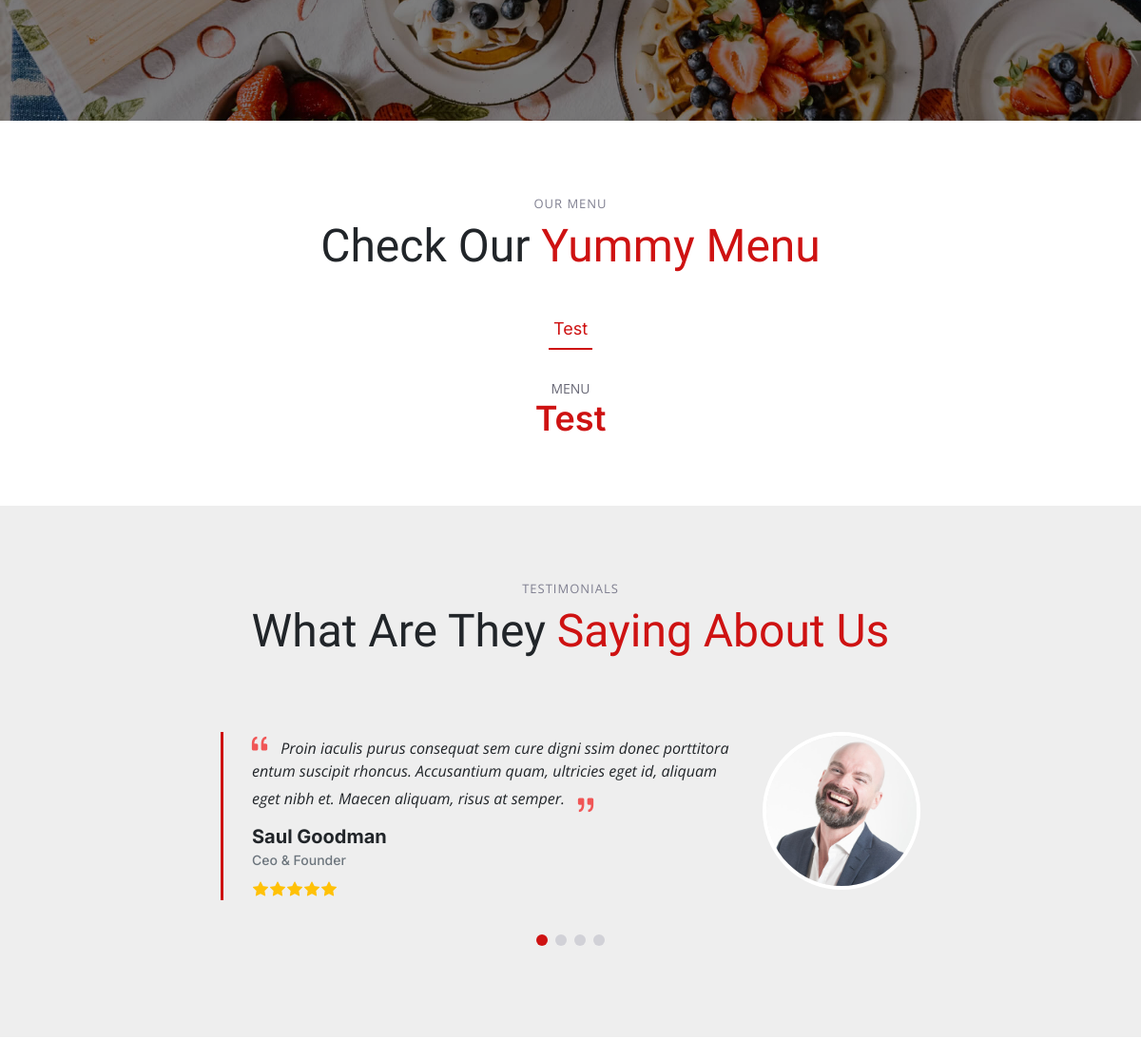
Before: / (middle part) with the older database file.
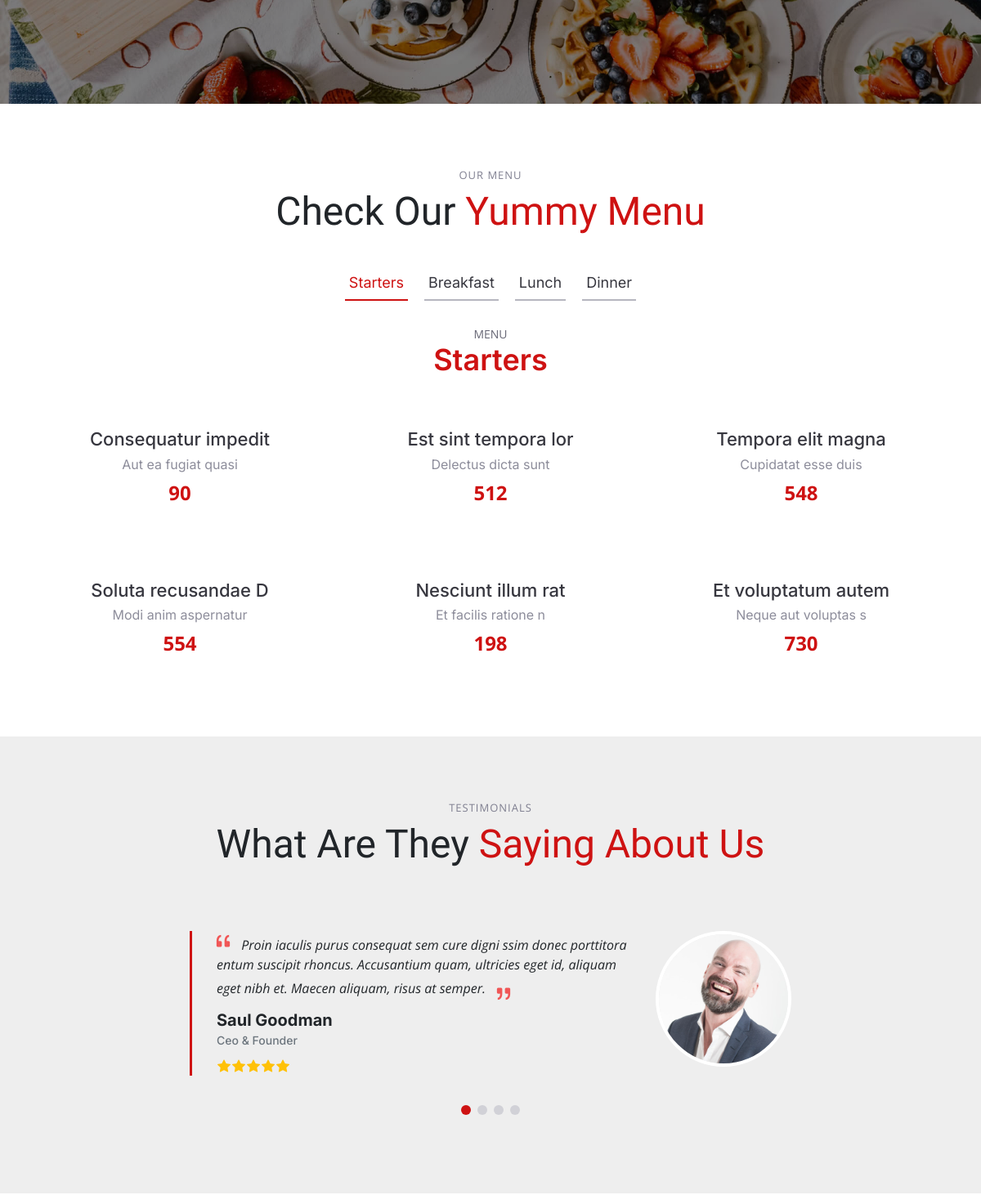
After: the same page with the newer database file.
### tables this page shows
CREATE TABLE `categories` (
  `id` int(11) NOT NULL,
  `category_title` varchar(100) NOT NULL,
  `status` tinyint(1) NOT NULL DEFAULT 1
);

CREATE TABLE `foods` (
  `id` int(11) NOT NULL,
  `category` varchar(260) NOT NULL,
  `title` varchar(260) NOT NULL,
  `detail` mediumtext NOT NULL,
  `price` float NOT NULL,
  `food_image` varchar(260) NOT NULL,
  `status` tinyint(1) NOT NULL DEFAULT 1
);

### index.php (the view, shortened to what this page needs)
<?php
include_once "./frontendLayouts/header.php";
include "./database/env.php";
$categoryQuery = "SELECT * FROM categories WHERE status=true";
$categoryRes = mysqli_query($conn,$categoryQuery);
$categories = mysqli_fetch_all($categoryRes,1);
$foodQuery = "SELECT * FROM foods WHERE status=true";
$foodRes = mysqli_query($conn,$foodQuery);
$foods = mysqli_fetch_all($foodRes,1);
?>
  <main id="main">
    <section id="stats-counter" class="stats-counter">
      <div class="container" data-aos="zoom-out">
        <div class="row gy-4">
          <div class="col-lg-3 col-md-6">
            <div class="stats-item text-center w-100 h-100">
            </div>
          </div>
          <div class="col-lg-3 col-md-6">
            <div class="stats-item text-center w-100 h-100">
            </div>
          </div>
          <div class="col-lg-3 col-md-6">
            <div class="stats-item text-center w-100 h-100">
            </div>
          </div>
          <div class="col-lg-3 col-md-6">
            <div class="stats-item text-center w-100 h-100">
            </div>
          </div>
        </div>
      </div>
    </section>
    <section id="menu" class="menu">
      <div class="container" data-aos="fade-up">
        <div class="section-header">
          <h2>Our Menu</h2>
          <p>Check Our <span>Yummy Menu</span></p>
        </div>
        <ul class="nav nav-tabs d-flex justify-content-center" data-aos="fade-up" data-aos-delay="200">
          <?php
          foreach($categories as $key=>$category){
            ?>
            <li class="nav-item">
              <a class="nav-link <?= $key == 0 ? "active show" : "" ?>" data-bs-toggle="tab" data-bs-target="#menu-<?=$category['category_title']?>">
                <h4><?= ucwords($category['category_title']) ?></h4>
              </a>
           </li>
            <?php
          }
          ?>
        </ul>
        <div class="tab-content" data-aos="fade-up" data-aos-delay="300">
        <?php
          foreach($categories as $index=>$category){
            ?>
          <div class="tab-pane fade <?= $index == 0 ? "active show" : ""?>" id="menu-<?=$category['category_title']?>">
            <div class="tab-header text-center">
              <p>Menu</p>
              <h3><?=ucwords($category['category_title'])?></h3>
            </div>
            <div class="row gy-5">
              <?php
                foreach($foods as $key=>$food){
                  if($food['category']== $category['category_title']){
                  ?>
                   <div class="col-lg-4 menu-item">
                     <a href="assets/img/menu/menu-item-1.png" class="glightbox"><img src="./uploads/food/<?=$food['food_image']?>" class="menu-img img-fluid" alt=""></a>
                     <h4><?=$food['title']?></h4>
                      <p class="ingredients">
                      <?=$food['detail']?>
                      </p>
                      <p class="price">
                      <?=$food['price']?>
                      </p>
                  </div>
                  <?php
                  }
                }
              ?>
            </div>
          </div>
          <?php
          }
          ?>
        </div>
      </div>
    </section>
    <section id="testimonials" class="testimonials section-bg">
      <div class="container" data-aos="fade-up">
        <div class="section-header">
          <h2>Testimonials</h2>
          <p>What Are They <span>Saying About Us</span></p>
        </div>
        <div class="slides-1 swiper" data-aos="fade-up" data-aos-delay="100">
          <div class="swiper-wrapper">
            <div class="swiper-slide">
              <div class="testimonial-item">
                <div class="row gy-4 justify-content-center">
                  <div class="col-lg-6">
                    <div class="testimonial-content">
                      <p>
                        <i class="bi bi-quote quote-icon-left"></i>
                        Proin iaculis purus consequat sem cure digni ssim donec porttitora entum suscipit rhoncus. Accusantium quam, ultricies eget id, aliquam eget nibh et. Maecen aliquam, risus at semper.
                        <i class="bi bi-quote quote-icon-right"></i>
                      </p>
                      <h3>Saul Goodman</h3>
                      <h4>Ceo &amp; Founder</h4>
                      <div class="stars">
                        <i class="bi bi-star-fill"></i><i class="bi bi-star-fill"></i><i class="bi bi-star-fill"></i><i class="bi bi-star-fill"></i><i class="bi bi-star-fill"></i>
                      </div>
                    </div>
                  </div>
                  <div class="col-lg-2 text-center">
                    <img src="assets/img/testimonials/testimonials-1.jpg" class="img-fluid testimonial-img" alt="">
                  </div>
                </div>
              </div>
            </div>
            <div class="swiper-slide">
              <div class="testimonial-item">
                <div class="row gy-4 justify-content-center">
                </div>
              </div>
            </div>
            <div class="swiper-slide">
              <div class="testimonial-item">
                <div class="row gy-4 justify-content-center">
                </div>
              </div>
            </div>
          </div>
          <div class="swiper-pagination"></div>
        </div>
      </div>
    </section>
  </main>
  <?php
  include_once "./frontendLayouts/footer.php";
  ?>

### frontendLayouts/header.php (shortened to what this page needs)
<!DOCTYPE html>
<html lang="en">
<head>
  <link href="assets/vendor/bootstrap/css/bootstrap.min.css" rel="stylesheet">
  <link href="assets/vendor/bootstrap-icons/bootstrap-icons.css" rel="stylesheet">
  <link href="assets/vendor/aos/aos.css" rel="stylesheet">
  <link href="assets/vendor/glightbox/css/glightbox.min.css" rel="stylesheet">
  <link href="assets/vendor/swiper/swiper-bundle.min.css" rel="stylesheet">
  <link href="assets/css/main.css" rel="stylesheet">
</head>
<body>

### frontendLayouts/footer.php (shortened to what this page needs)
</body>
</html>

### assets/css/main.css (style rules this page uses)
:root { --font-default: "Open Sans", system-ui, -apple-system, "Segoe UI", Roboto, "Helvetica Neue", Arial, "Noto Sans", "Liberation Sans", sans-serif, "Apple Color Emoji", "Segoe UI Emoji", "Segoe UI Symbol", "Noto Color Emoji"; --font-primary: "Amatic SC", sans-serif; --font-secondary: "Inter", sans-serif; }
:root { --color-default: #212529; --color-primary: #ce1212; --color-secondary: #37373f; }
:root { scroll-behavior: smooth; }
body { font-family: var(--font-default); color: var(--color-default); }
a { color: var(--color-primary); text-decoration: none; }
h1, h2, h3, h4, h5, h6 { font-family: var(--font-secondary); }
section { overflow: hidden; padding: 80px 0; }
.section-bg { background-color: #eee; }
.section-header { text-align: center; padding-bottom: 30px; }
.section-header h2 { font-size: 13px; letter-spacing: 1px; font-weight: 400; margin: 0; padding: 0; color: #7f7f90; text-transform: uppercase; font-family: var(--font-default); }
.section-header p { margin: 0; font-size: 48px; font-weight: 400; font-family: var(--font-primary); }
.section-header p span { color: var(--color-primary); }
section { scroll-margin-top: 90px; }
.stats-counter { background: linear-gradient(rgba(0, 0, 0, 0.5), rgba(0, 0, 0, 0.5)), url("../img/stats-bg.jpg") center center; background-size: cover; padding: 100px 0; }
.stats-counter .stats-item { padding: 30px; width: 100%; }
.menu .nav-tabs { border: 0; }
.menu .nav-link { margin: 0 10px; padding: 10px 5px; transition: 0.3s; color: var(--color-secondary); border-radius: 0; cursor: pointer; height: 100%; border: 0; border-bottom: 2px solid #b6b6bf; }
.menu .nav-link h4 { font-size: 18px; font-weight: 400; margin: 0; font-family: var(--font-secondary); }
.menu .nav-link.active { color: var(--color-primary); border-color: var(--color-primary); }
.menu .tab-content .tab-header { padding: 30px 0; }
.menu .tab-content .tab-header p { font-size: 14px; text-transform: uppercase; color: #676775; margin-bottom: 0; }
.menu .tab-content .tab-header h3 { font-size: 36px; font-weight: 600; color: var(--color-primary); }
.menu .tab-content .menu-item { -moz-text-align-last: center; text-align-last: center; }
.menu .tab-content .menu-item h4 { font-size: 22px; font-weight: 500; color: var(--color-secondary); font-family: var(--font-secondary); font-weight: 30px; margin-bottom: 5px; }
.menu .tab-content .menu-item .ingredients { font-family: var(--font-secondary); color: #8d8d9b; margin-bottom: 5px; }
.menu .tab-content .menu-item .price { font-size: 24px; font-weight: 700; color: var(--color-primary); }
.testimonials .section-header { margin-bottom: 40px; }
.testimonials .testimonial-item .testimonial-content { border-left: 3px solid var(--color-primary); padding-left: 30px; }
.testimonials .testimonial-item .testimonial-img { border-radius: 50%; border: 4px solid #fff; margin: 0 auto; }
.testimonials .testimonial-item h3 { font-size: 20px; font-weight: bold; margin: 10px 0 5px 0; color: var(--color-default); font-family: var(--font-secondary); }
.testimonials .testimonial-item h4 { font-size: 14px; color: #6c757d; margin: 0 0 10px 0; font-family: var(--font-secondary); }
.testimonials .testimonial-item .stars i { color: #ffc107; margin: 0 1px; }
.testimonials .testimonial-item .quote-icon-left, .testimonials .testimonial-item .quote-icon-right { color: #f05656; font-size: 26px; line-height: 0; }
.testimonials .testimonial-item .quote-icon-left { display: inline-block; left: -5px; position: relative; }
.testimonials .testimonial-item .quote-icon-right { display: inline-block; right: -5px; position: relative; top: 10px; transform: scale(-1, -1); }
.testimonials .testimonial-item p { font-style: italic; }
.testimonials .swiper-pagination { margin-top: 40px; position: relative; }

Changed rows visible on the page:
changed categories: category_title "Test" → "Starters"
now on this page (row edited): categories: category_title "Breakfast", shown under "OUR MENU"
now on this page (row edited): categories: category_title "Lunch", shown under "OUR MENU"
added categories: category_title "Dinner", shown under "OUR MENU"
added foods: title "Consequatur impedit", detail "Aut ea fugiat quasi", price "90", shown under categories "Starters"
added foods: title "Est sint tempora lor", detail "Delectus dicta sunt", price "512", shown under categories "Starters"
added foods: title "Tempora elit magna", detail "Cupidatat esse duis", price "548", shown under categories "Starters"
added foods: title "Soluta recusandae D", detail "Modi anim aspernatur", price "554", shown under categories "Starters"
added foods: title "Nesciunt illum rat", detail "Et facilis ratione n", price "198", shown under categories "Starters"
added foods: title "Et voluptatum autem", detail "Neque aut voluptas s", price "730", shown under categories "Starters"
